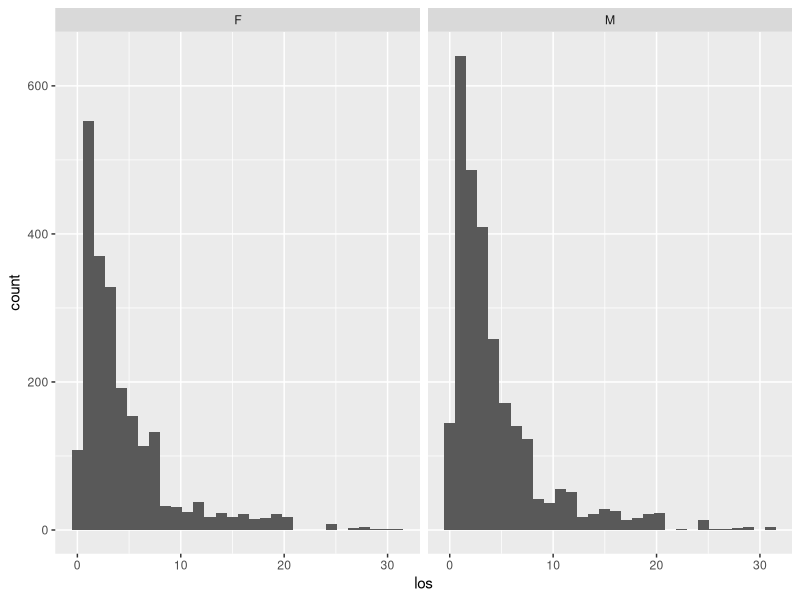
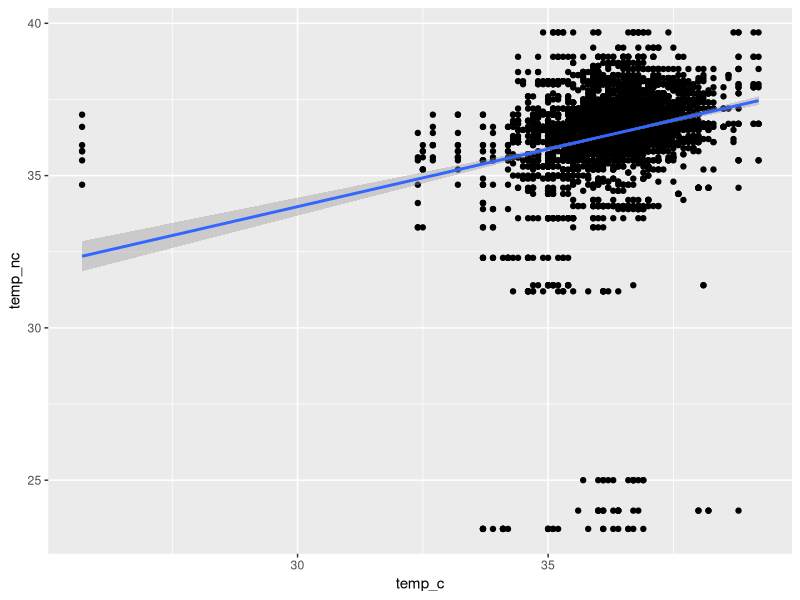

The R script that drew these images, in order:
## ---- chunk 1
knitr::opts_chunk$set(error = TRUE)
## ---- chunk 2
# Packages and data we'll use in this episode
library(tidyverse)
library(lubridate)
## ---- chunk 3
cchic <- read_csv("data/intermediate_CCHIC.csv")
## ---- chunk 4
mean(cchic$height, na.rm = TRUE)
## ---- chunk 5
sdheight = sd(cchic$height, na.rm = TRUE)

varheight = var(cchic$height, na.rm = TRUE)

sqrt(varheight) == sdheight

## ---- chunk 6
median(cchic$age_years, na.rm = TRUE)
## ---- chunk 7
IQR(cchic$age_years, na.rm = TRUE)
## ---- chunk 8
table(cchic$vital_status)
## ---- chunk 9
status <- table(cchic$vital_status)
prop.table(status)
## ---- chunk 10
table(cchic$vital_status, cchic$chemo)
## ---- chunk 11
cchic %>%
  group_by(sex) %>%
  summarise(av.height = mean(height, na.rm = TRUE))
## ---- chunk 12
t.test(height ~ sex, data = cchic)
## ---- chunk 13
table(cchic$sex, cchic$vital_status)
## ---- chunk 14
x <- chisq.test(cchic$sex, cchic$vital_status)
summary(x)
## ---- chunk 15
ggplot(data = cchic, aes(x = los)) +
  geom_histogram() +
  facet_grid(~sex)
## ---- chunk 16
wilcox.test(los ~ sex, data = cchic)
## ---- chunk 17
quantile(cchic$creatinine)
IQR(cchic$creatinine)

cchic$creatininegroup <- cut(cchic$creatinine, breaks = c(15, 64, 83, 123, 1533), labels = FALSE)

# cchic %>%
#  mutate(creatininegroup = cut(cchic$creatinine, breaks=c(15, 64, 83, 123,1533), labels = FALSE))

cchic$creatininegroup <- factor(cchic$creatininegroup)

anovamodel <- aov(cchic$ph_abg ~ cchic$creatininegroup)
summary(anovamodel)

TukeyHSD(anovamodel)
## ---- chunk 18
cor.test(cchic$temp_c, cchic$temp_nc)

ggplot(cchic, aes(temp_c, temp_nc)) +
  geom_point() +
  geom_smooth(method = "lm")

## ---- chunk 19
modelone <- lm(cchic$temp_nc ~ cchic$temp_c)
summary(modelone)

## ---- chunk 20
cchic %>%
  mutate(sex = factor(sex))

modelttest <- lm(cchic$height ~ cchic$sex)

summary(modelttest)

